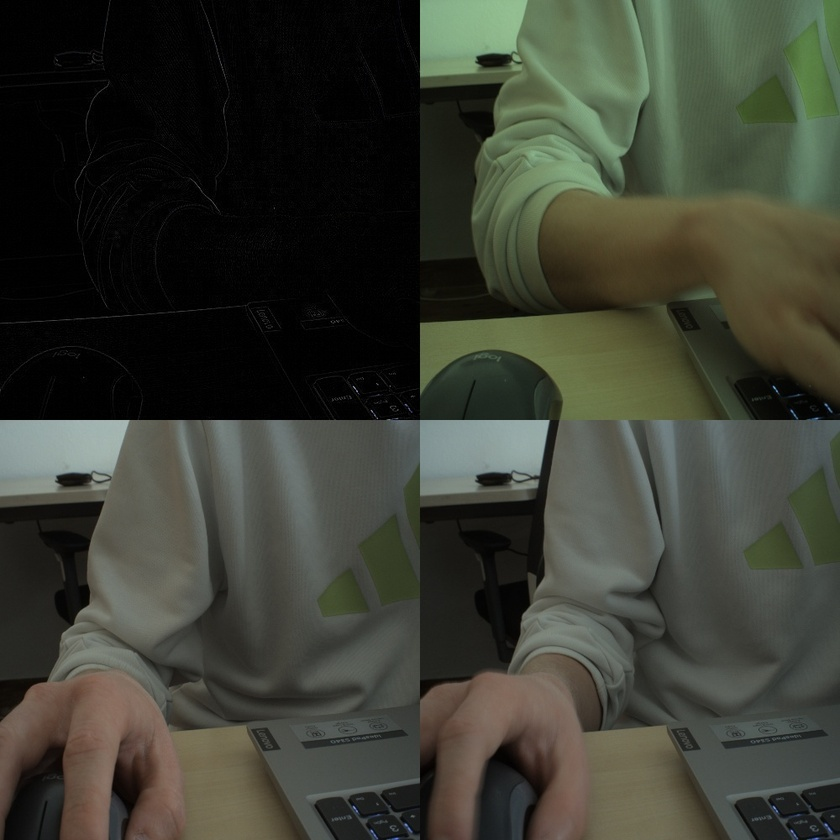
#> input picture mozaika/mozaika1.jpg, 840 x 840 px, shrunk from 1000 x 1000 before the run
$ python uloha5.py
#> lines starting #> are read from the running program, lines starting #| are printed output that depends on the picture
import cv2
import os
import numpy as np

mosaicFolder = "mozaika"
mosaic_path = os.path.join(mosaicFolder, "mozaika1.jpg")

mosaic = cv2.imread(mosaic_path)
#> mosaic is the input picture: shape (840, 840, 3); mean B, G, R 50.5, 60.9, 58.3

third_image = mosaic[500:1000, 0:500]
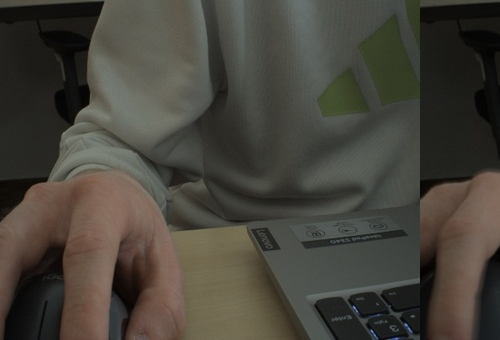
#> third_image: shape (340, 500, 3); mean B, G, R 58.8, 67.1, 70.3

only_red = np.zeros_like(third_image)
only_red[:, :, 2] = third_image[:, :, 2]
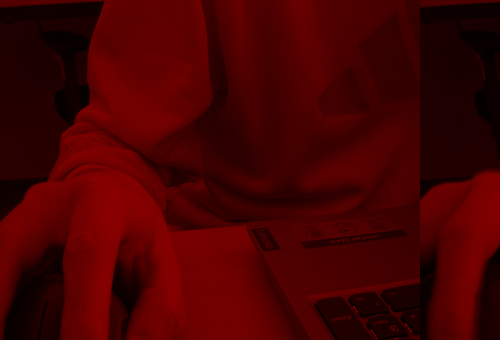
#> only_red: shape (340, 500, 3); mean B, G, R 0, 0, 70.3

mosaic[500:1000, 0:500] = only_red
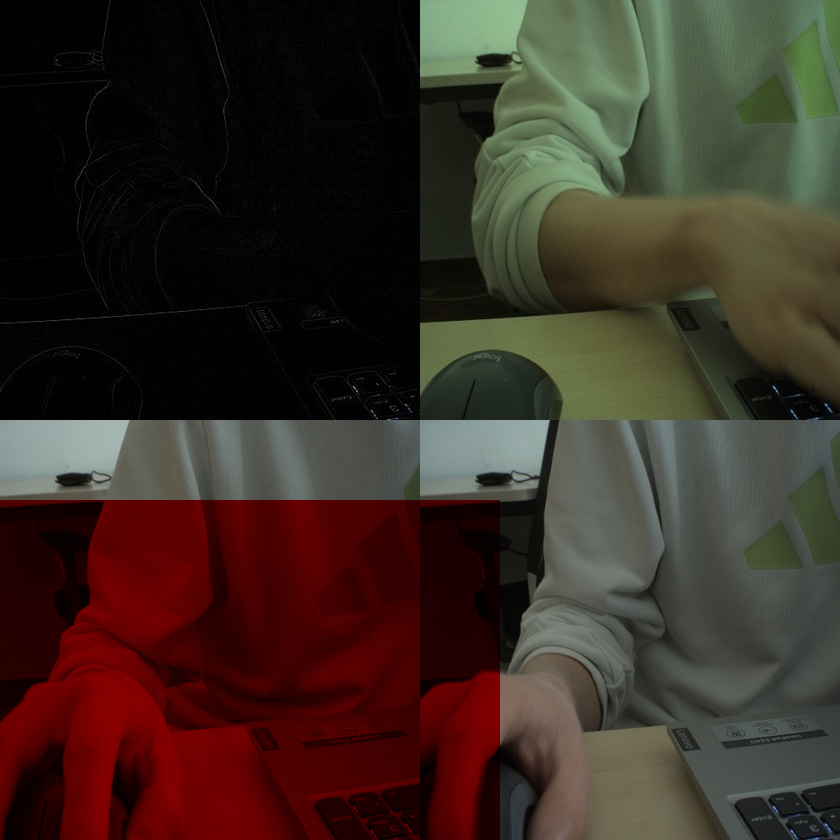
#> mosaic: shape (840, 840, 3); mean B, G, R 36.3, 44.7, 58.3

mosaic_result_path = os.path.join(mosaicFolder, "mozaikaCervena.jpg")
cv2.imwrite(mosaic_result_path, mosaic)

cv2.imshow("Mozaika s upravenym tretim obrazkom", mosaic)
cv2.waitKey(0)
cv2.destroyAllWindows()

print("Done.")
# cervena

$ run again, with mozaika/mozaikaOtocenie.jpg copied over mozaika/mozaika1.jpg
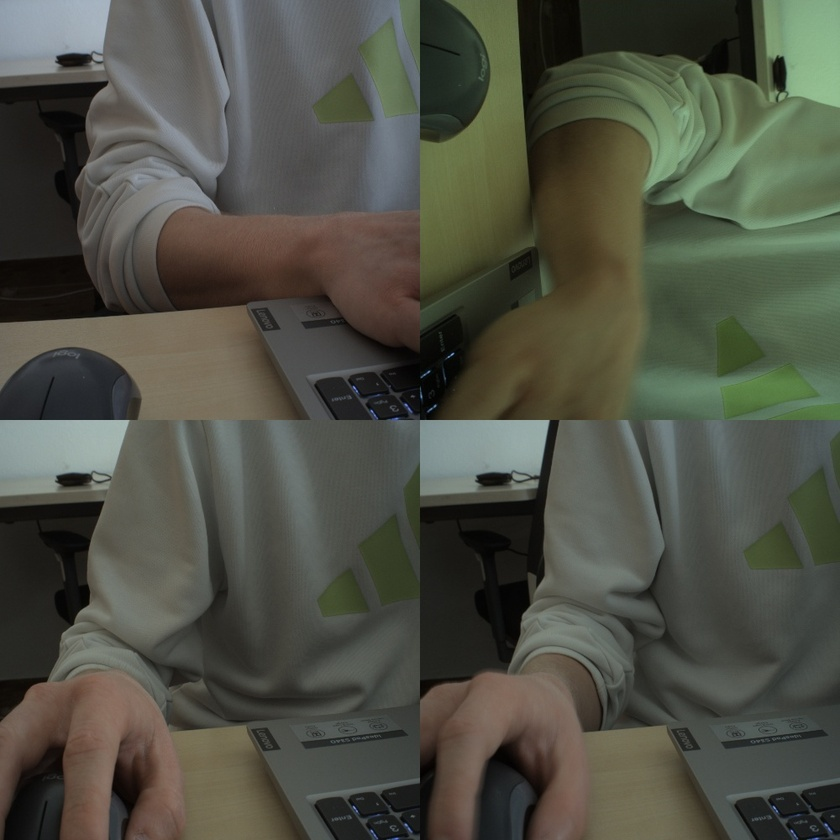
#> input picture mozaika/mozaikaOtocenie.jpg, 840 x 840 px, shrunk from 1000 x 1000 before the run
#> mosaic is the input picture: shape (840, 840, 3); mean B, G, R 69, 80.4, 78.6
#> `mosaic[500:1000, 0:500] = only_red`:
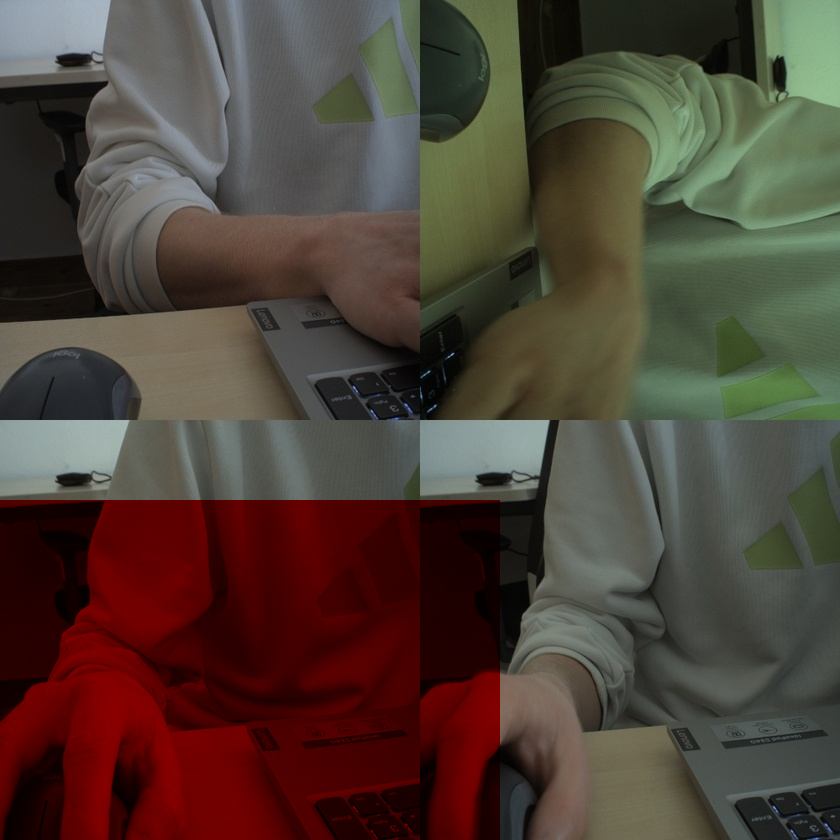
#> mosaic: shape (840, 840, 3); mean B, G, R 54.8, 64.2, 78.6
